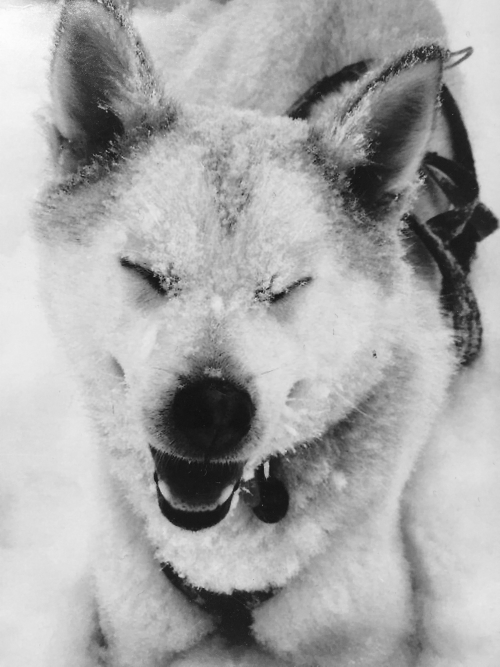
#> input picture 011_image_compression/husky.jpg, 1000 x 1333 px (shown at 1/2 size)
$ python image_compression.py
#> lines starting #> are read from the running program, lines starting #| are printed output that depends on the picture
import matplotlib.pyplot as plt
import numpy as n
#import scipy.ndimage as si

import imageio
#
# 2d fft image, remove compression_ratio*(width*height) spectral components
#
def compress_image(image,compression_ratio=0.95):
    # 2D DFT
    image_fft = n.fft.fft2(image)
    L = image.shape[0]*image.shape[1]

    # convert to 1d array,
    # sort spectral components by magnitude, smallest spectral components first
    image_fft=image_fft.flatten()
    idx=n.argsort(n.abs(image_fft).flatten())

    # Remove weakest spectral components, these don't need to be stored, so this reduces data storage
    # requirement. Ensure that at least two spectral components are left
    max_idx = n.min([L-1,int(L*compression_ratio)])
    image_fft[idx[0:max_idx]]=0.0
    image_fft.shape=image.shape

    # inverse 2D DFT to get compressed image. take real component to ensure signal is real
    comp_image=n.fft.ifft2(image_fft).real

    return((comp_image,image_fft))

# Read image. Assume the image is perfect
image=imageio.imread("husky.jpg")
#> image is the input picture: shape (1333, 1000, 3); min 12, max 254, mean 167.2
# convert to grayscale
image=n.dot(image[... , :3] , [0.299 , 0.587, 0.114])
#> image: shape (1333, 1000) float64

# how much do we compress the image. 0 is no compression, 1.0 is nearly 100% compression
# (we still have at least one spectral component)
compression_ratio=0.99999

plt.figure(figsize=(12,12))
# show original image
plt.subplot(221)
plt.imshow(image,cmap="gray",vmin=0,vmax=255)
plt.xlabel("x")
plt.ylabel("y")
plt.title("Original Image")

# show 2D fourier transform of image
image_fft = n.fft.fftshift(n.fft.fft2(image))
x_freq = n.linspace(-n.pi,n.pi,num=image_fft.shape[0])
#> x_freq = 1333 values from -3.14 to 3.14
y_freq = n.linspace(-n.pi,n.pi,num=image_fft.shape[1])
#> y_freq = 1000 values from -3.14 to 3.14
plt.subplot(222)
image_fft_dB=10.0*n.log10(n.abs(image_fft)**2.0)
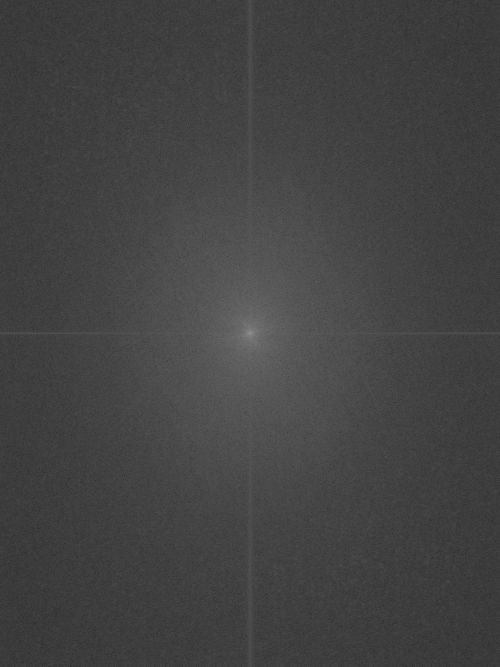
#> image_fft_dB: shape (1333, 1000) float64 (shown at 1/2 size); min 8.45, max 167, mean 67.4
dB_min=n.min(image_fft_dB)
#> dB_min = 8.45
dB_max=n.max(image_fft_dB)
#> dB_max = 167
plt.pcolormesh(y_freq,x_freq,image_fft_dB)
plt.xlabel("$\omega_0$")
plt.ylabel("$\omega_1$")
plt.xlim([-n.pi,n.pi])
plt.ylim([-n.pi,n.pi])

plt.colorbar()
plt.title("$10 \log_{10}|F(\hat{\omega}_0,\hat{\omega}_1)|^2$")

# compress image using 2D FFT
plt.subplot(224)
comp_imag,comp_fft = compress_image(image,compression_ratio=compression_ratio)
#> in compress_image, `comp_image=n.fft.ifft2(image_fft).real`:
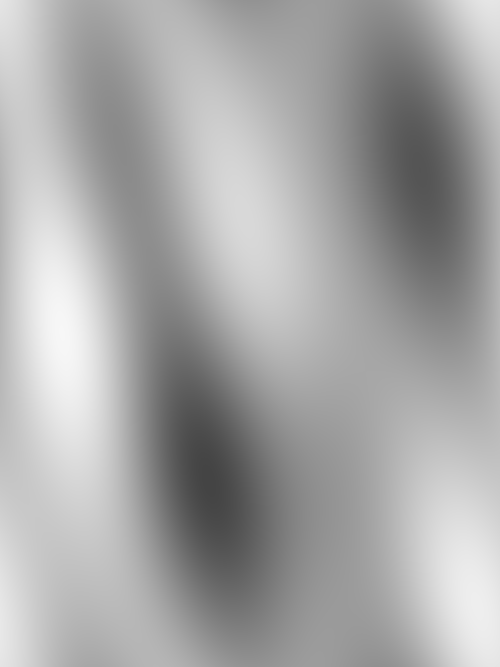
#> comp_image: shape (1333, 1000) float64 (shown at 1/2 size); min 68.02, max 247.2, mean 167.2
plt.pcolormesh(y_freq,x_freq,10.0*n.log10(n.abs(n.fft.fftshift(comp_fft))**2.0),vmin=dB_min,vmax=dB_max)
plt.xlabel("$\omega_0$")
plt.ylabel("$\omega_1$")
plt.xlim([-n.pi,n.pi])
plt.ylim([-n.pi,n.pi])
plt.colorbar()
plt.title("2D FFT with smallest spectral components removed")

plt.subplot(223)
# show compressed image
plt.imshow(comp_imag,cmap="gray",vmin=0,vmax=255)
plt.xlabel("x")
plt.ylabel("y")

plt.title("%1.1f percent compressed image"%(100.0*compression_ratio))
plt.tight_layout()
plt.savefig("image_compression.png")
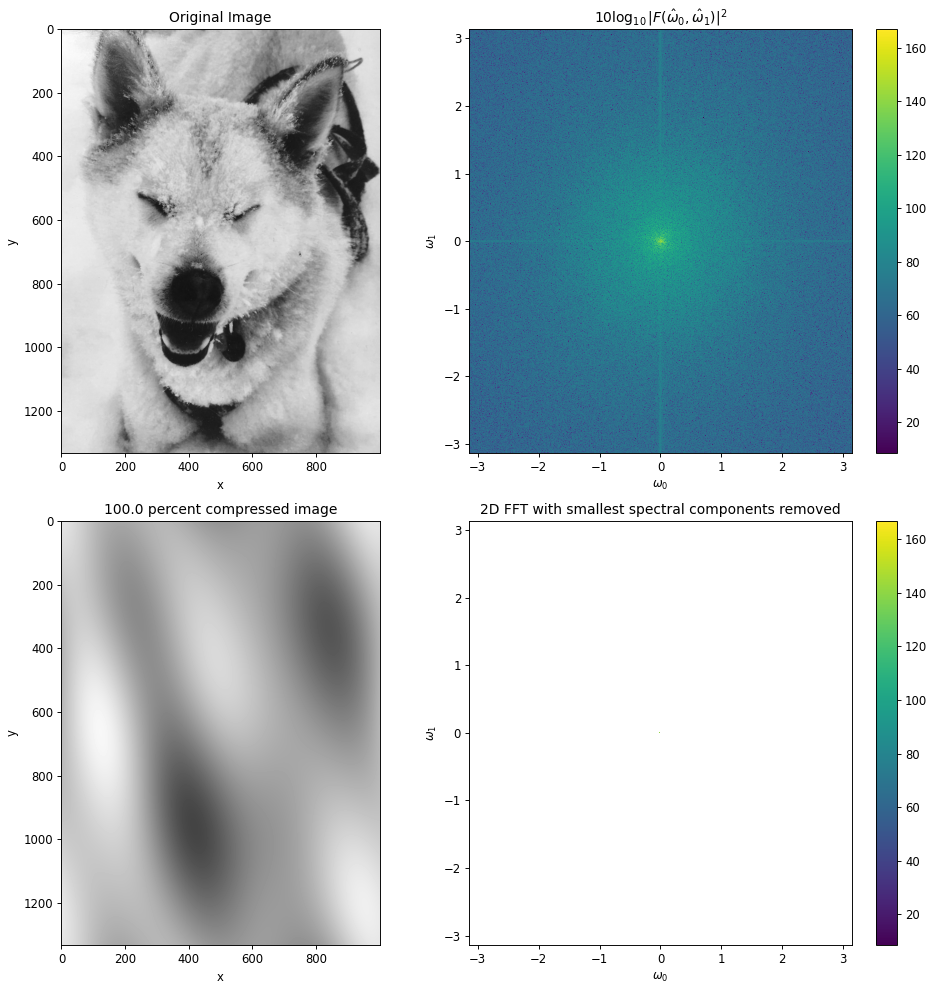
#> figure drawn by matplotlib, 6 panels
plt.show()
